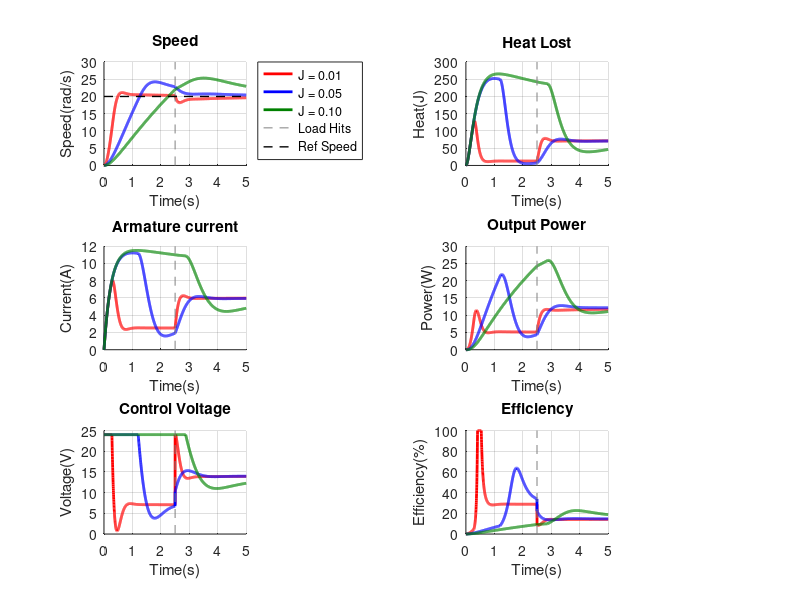

Recreate this plot in MATLAB.
%% DC Motor PID Control Simulation
% Analyzes the effect of varying Moment of Inertia (J) on system stability,
% power consumption, and efficiency under a step load change.

global R L Kb Kt w_ref J B Kp Ki Kd;

% ---Physical Parameters---

R = 2.0;      % resistance
L = 0.5;      %inductance
Kb = 0.1;     %back EMF constant
Kt = 0.1;     %Torque constant
B = 0.01;     %friction coefficient
w_ref = 20;   %desired speed

% ---PID Gain Parameters---
Kp = 5.0;
Ki = 2.0;
Kd = 0.5;

% Defining different cases of inertia

J_list = [0.01, 0.05, 0.10];
colors = {'r', 'b', [0, 0.5, 0]};

% Main motor system function

function xdot = motor_system(x, t)
  global R L Kb Kt w_ref J B Kp Ki Kd;

  TL = (t<2.5) * 0.05 + (t>=2.5) * 0.4;     %Load Torque variation

  error = w_ref - x(2);                     %difference between desired speed and speed of rotor

  dw_dt_est = (Kt .* x(1) - B .* x(2) - TL)/J;

% PID control equations
  V_raw = (Kp .* error) + (Ki .* x(3)) + (Kd .* -dw_dt_est);
  V_out = max(min(V_raw, 24), -24);

% Main Electrical and Mechanical Equations

  di_dt = (V_out - Kb .* x(2) - x(1) .* R)/L;
  dw_dt = (Kt .* x(1) - B .* x(2) - TL)/J;
  de_dt = error;

  xdot = [di_dt; dw_dt; de_dt];

endfunction

%Simulation and Graph Plotting

figure(1); clf;

for i = 1:3
  global J;
  J = J_list(i);
  color = colors{i};

  %Solving equations using lsode

  t = linspace(0, 5, 2000);
  y = lsode("motor_system", [0;0;0], t);

  i_data = y(:,1);
  w_data = y(:,2);
  e_data = y(:,3);

  TL_vec = (t<2.5) * 0.05 + (t>=2.5) * 0.4;
  dw_dt_vec = (Kt .* i_data - B .* w_data - TL_vec')/J;
  V_raw = Kp*(w_ref - w_data) + Ki*e_data + Kd*(-dw_dt_vec);
  V_plot = max(min(V_raw, 24), -24);

  % ---Energy Parameters calculations---

  heat_loss = ((i_data) .^ 2) .* R;
  power_output = (Kt .* w_data) .* i_data;
  power_input = max(abs(V_plot .* i_data), 5);
  eff = min(max((power_output ./ power_input) .* 100, 0), 100);

  % ---Plotting---

  subplot(3,2,3); hold on; plot(t,i_data,'Color',color,'LineWidth',2); title("Armature current"); ylabel("Current(A)"); xlabel("Time(s)"); grid on;
  subplot(3,2,1); hold on; plot(t,w_data,'Color',color,'LineWidth',2); title("Speed"); ylabel("Speed(rad/s)"); xlabel("Time(s)"); grid on; ylim([0 30]);
  subplot(3,2,5); hold on; plot(t,V_plot,'Color',color,'LineWidth',2); title("Control Voltage"); ylabel("Voltage(V)"); xlabel("Time(s)"); grid on;

  subplot(3,2,2); hold on; plot(t,heat_loss,'Color',color,'LineWidth',2); title("Heat Lost"); ylabel("Heat(J)"); xlabel("Time(s)"); grid on;
  subplot(3,2,4); hold on; plot(t,power_output,'Color',color,'LineWidth',2); title("Output Power"); ylabel("Power(W)"); xlabel("Time(s)"); grid on; ylim([0 30]);
  subplot(3,2,6); hold on; plot(t,eff,'Color',color,'LineWidth',2); title("Efficiency"); ylabel("Efficiency(%)"); xlabel("Time(s)"); grid on;

end

subplot(3,2,1); line([2.5 2.5], ylim, 'Color', [0.5,0.5,0.5] , 'LineWidth', 0.5, 'LineStyle', '--'); line([0 5], [w_ref w_ref], 'Color', 'k', 'LineWidth', 1, 'LineStyle', '--'); legend('J = 0.01', 'J = 0.05', 'J = 0.10', 'Load Hits', 'Ref Speed', 'location', 'northeastoutside');
subplot(3,2,2); line([2.5 2.5], ylim, 'Color', [0.5,0.5,0.5], 'LineWidth', 0.5, 'LineStyle', '--');
subplot(3,2,3); line([2.5 2.5], ylim, 'Color', [0.5,0.5,0.5], 'LineWidth', 0.5, 'LineStyle', '--');
subplot(3,2,4); line([2.5 2.5], ylim, 'Color', [0.5,0.5,0.5], 'LineWidth', 0.5, 'LineStyle', '--');
subplot(3,2,5); line([2.5 2.5], ylim, 'Color', [0.5,0.5,0.5], 'LineWidth', 0.5, 'LineStyle', '--');
subplot(3,2,6); line([2.5 2.5], ylim, 'Color', [0.5,0.5,0.5], 'LineWidth', 0.5, 'LineStyle', '--');
